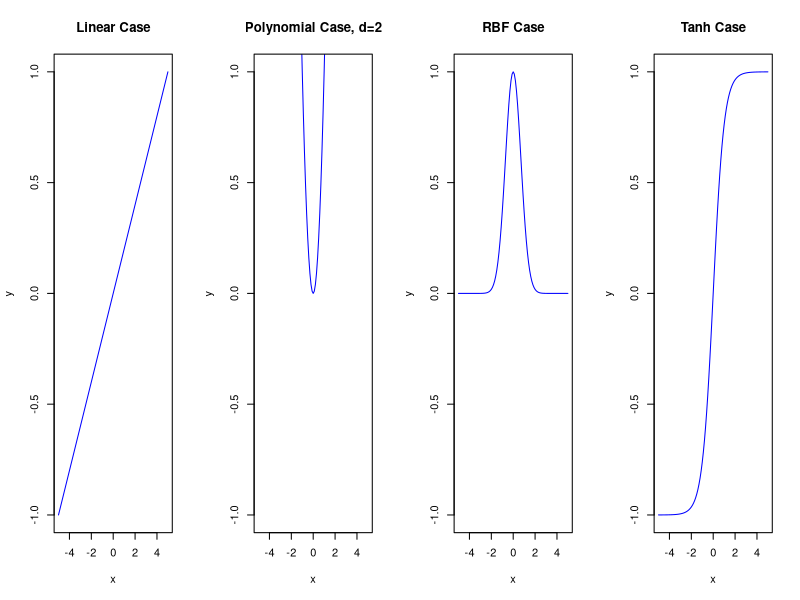

This figure's R source:
## ---- chunk 1
library(knitr)
knitr::opts_chunk$set(cache = TRUE, 
                      warning = FALSE, 
                      message = FALSE, 
                      cache.lazy = FALSE)
## ---- chunk 2
xi = seq(-5, 5, 0.1) 
yi = seq(-5, 5, 0.1) 
par(mfrow=c(1,4)) 

plot(x=xi, y=0.2*yi, 
     xlim = c(-5,5), 
     ylim = c(-1,1), 
     type="l", 
     col="blue", 
     main = "Linear Case", 
     ylab="y", xlab="x")

plot(x=xi, y=xi^2,
     xlim = c(-5,5),
     ylim = c(-1,1),
     type = "l",
     col="blue",
     main = "Polynomial Case, d=2",
     ylab="y", xlab="x")

plot(x=xi, y=exp(-1*xi^2),
     xlim = c(-5,5),
     ylim = c(-1,1),
     type = "l",
     col="blue",
     main = "RBF Case",
     ylab="y", xlab="x")

plot(x=xi, y=tanh(xi),
     xlim = c(-5,5),
     ylim = c(-1,1),
     type = "l",
     col="blue",
     main = "Tanh Case",
     ylab="y", xlab="x")
